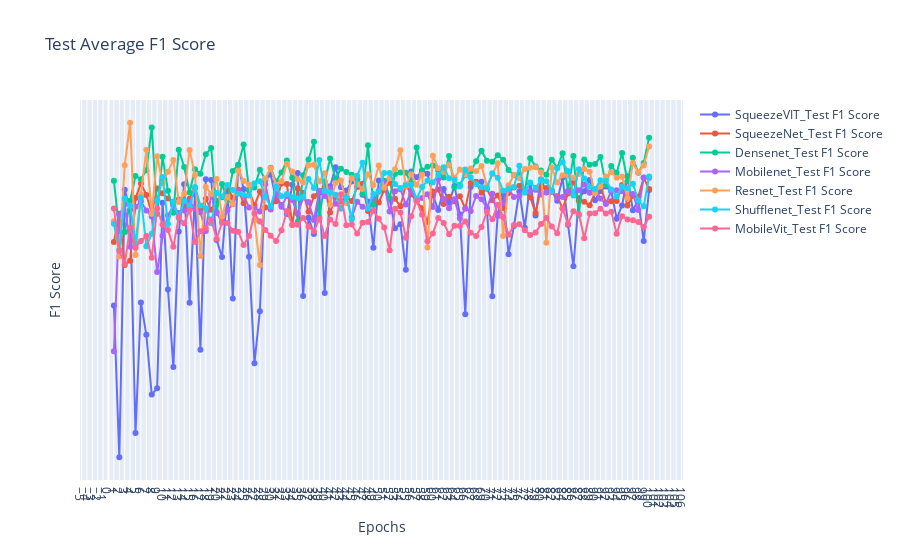

Notebook cell for this chart:
### Code cell
fig = go.Figure()
for exps in test_f1score_data.keys():
    # plt.plot(epochs, loss_data[exps][0], label=exps + 'Train Loss', marker='o')
    # plt.plot(epochs, loss_data[exps][1], label=exps + 'Validation Loss', marker='o')
    # fig.add_trace(go.Scatter(x=epochs, y=auroc_data[exps][0], mode='lines+markers', name=exps + '_Train Loss'))
    fig.add_trace(go.Scatter(x=epochs, y=test_f1score_data[exps], mode='lines+markers', name=exps + '_Test F1 Score'))
# fig.add_trace(go.Scatter(x=epochs, y=train_loss, mode='lines+markers', name='Train Loss'))
# fig.add_trace(go.Scatter(x=epochs, y=val_loss, mode='lines+markers', name='Validation Loss'))

fig.update_layout(
    title='Test Average F1 Score',
    xaxis_title='Epochs',
    yaxis_title='F1 Score',
    xaxis=dict(tickmode='linear'),
    yaxis=dict(tickmode='linear'),
    # legend=dict(x=0, y=1),
    # grid=dict(),
)

fig.show()
